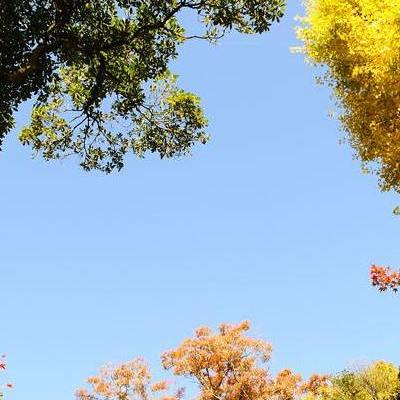
#> input picture pythonProject/OpenCV/picture/view.jpg, 400 x 400 px
$ python '04_图像像素运算.py'
#> lines starting #> are read from the running program, lines starting #| are printed output that depends on the picture
import numpy as np
import cv2 as cv
import matplotlib.pyplot as plt

# 1 读取图像
img1 = cv.imread("picture/view.jpg")
#> img1 is the input picture: shape (400, 400, 3); mean B, G, R 191.3, 177.1, 156.1
img2 = cv.imread("picture/rain.jpg")
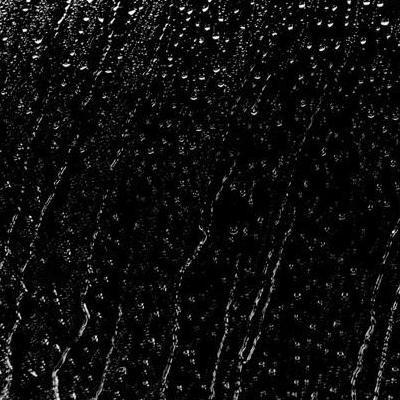
#> input picture pythonProject/OpenCV/picture/rain.jpg, 400 x 400 px
#> img2 is the input picture: shape (400, 400, 3); min 0, max 255, mean 14.4

# 2 加法操作
img3 = cv.add(img1,img2) # cv中的加法
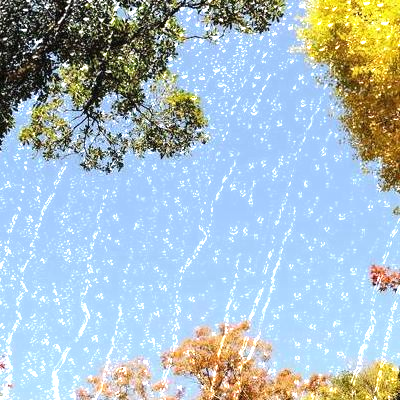
#> img3: shape (400, 400, 3); mean B, G, R 198.7, 188.7, 168.4
img4 = img1+img2 # 直接相加
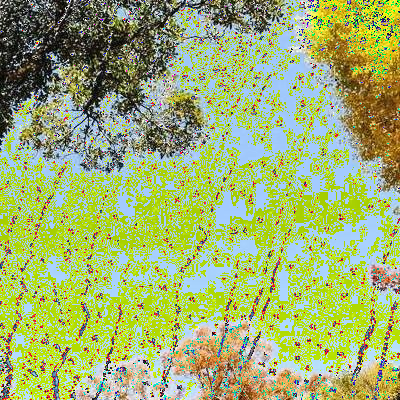
#> img4: shape (400, 400, 3); mean B, G, R 113.2, 176.8, 158.4

# 3 图像显示
# fig,axes=plt.subplots(nrows=1,ncols=2,figsize=(10,8),dpi=100)
# axes[0].imshow(img3[:,:,::-1])
# axes[0].set_title("cvAdd")
# axes[1].imshow(img4[:,:,::-1])
# axes[1].set_title("numpyAdd")
# plt.show()
# 2 图像混合
img3 = cv.addWeighted(img1,0.3,img2,0.7,0)
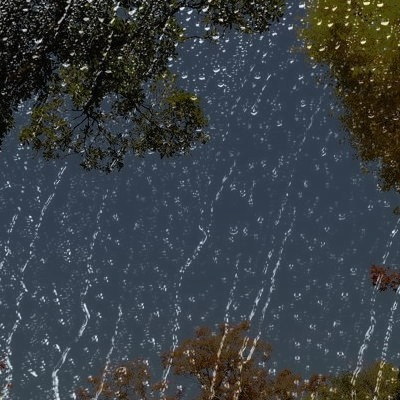
#> img3: shape (400, 400, 3); mean B, G, R 67.5, 63.3, 57

# 3 图像显示
plt.figure(figsize=(8,8))
plt.imshow(img3[:,:,::-1])
plt.show()
